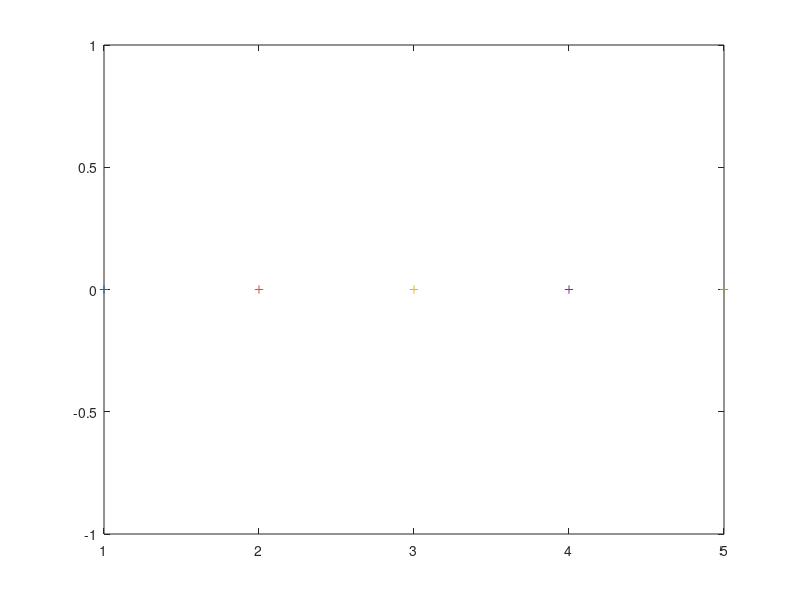
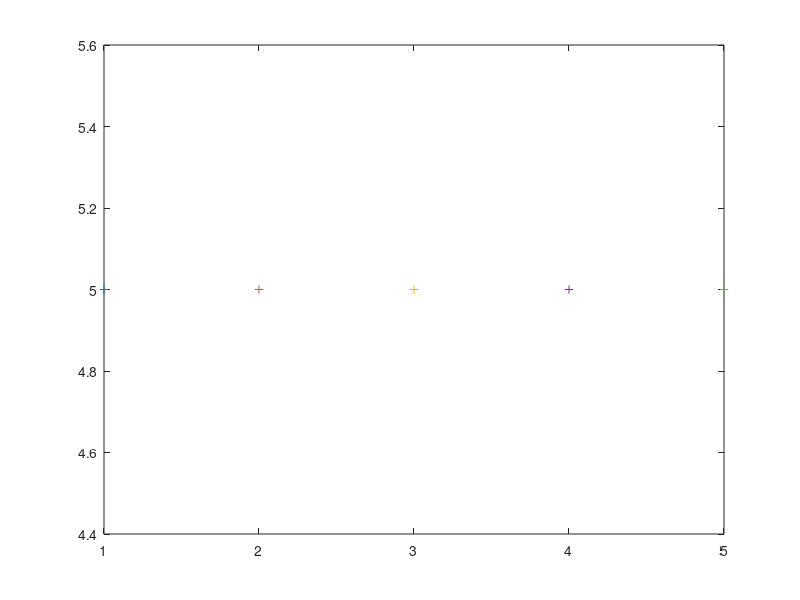

The MATLAB source for these figures, in order:
clear();

% Tank parameters
n = input("Enter number of tanks:"); %Number of tanks
initial_temp = input("Enter the initial temperature of the oil in all tanks:"); % Initial temperature of the oil in all tanks (in °C)
oil_mass = 1000; % Mass of oil in each tank (in kg)
flow_rate = 100; % Oil flow rate (in kg/min)
heat_capacity = 2.0; % Heat capacity of the oil (in KJ/kg·°C)
UA = 10; % Heat transfer coefficient times area of the coil (in kJ/min·°C)

% Steam parameters
steam_temp = input("Enter the temperature of the steam:"); % Temperature of the saturated steam (in °C)


h=0.5; %time_step


tolerance = 0.1; % Tolerance for convergence
max_iterations = 1000; % Maximum number of iterations


% Explicit Euler

T=ones(n,1)*initial_temp;
T_values= zeros(max_iterations,n); %to store values of Temp at each time_step

for i = 1:max_iterations

    T_values(i,:)=T; %storing value of T

    steam_temp=ones(n,1).*steam_temp;
    Q=UA*(steam_temp-T); % Calculate heat transfer rate for each tank
    
    delta_T=zeros(n,1);
    delta_T(1)=(flow_rate * (initial_temp - T(1)) + Q(1)) / (oil_mass * heat_capacity); % Calculate temperature change in each tank

    %to show convergence
    figure(1);
    title("Showing Temperatures reaching steady state by convergence");
    xlabel("Tank Number");
    ylabel("Change in Temperature");
    plot(1,delta_T(1),'+');
    hold on;
    for j=2:n
        delta_T(j)=(flow_rate * (T(j-1) - T(j)) + Q(j)) / (oil_mass * heat_capacity);
        plot(j,delta_T(j),'+');
        hold on;
    end
    
    % Update temperatures
    T=T+h*delta_T;

    %plotting values of T at each time_step
    figure(2);
    title("Temperature in each tank");
    xlabel("Tank Number");
    ylabel("Temperature");
    for j=1:n
        plot(j,T(j),'+');
        hold on;
    end

    
    % Check convergence
    if vecnorm(delta_T) < tolerance
        break;
    end
end

%Deleting extra rows
for j=i+1:max_iterations
    T_values(i+1,:) = [];
end

% Display the results
fprintf('Steady State Temperatures:\n');
for j=1:n
    fprintf('Tank %d: %.2f°C\n',j,T(j));
end

%Calculation of Steady State Time
SteadyStateTime = i*h; 
fprintf("Steady State Time: %d seconds\n", SteadyStateTime);